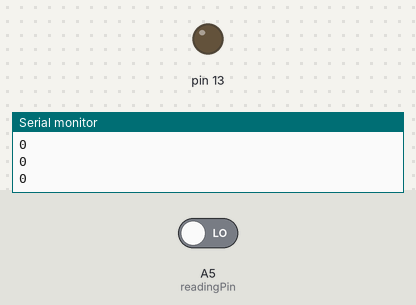
A sketch run on a simulated Arduino Uno, built with avr-gcc and run on an emulated ATmega328P. On the bench: output pins drawn as LEDs (lit = HIGH), the last lines printed to the serial monitor. Inputs (shaded band) come from the test bench; at power-on: A5 (readingPin) LOW.

Above: at 1.2 s.
1.3 s: A5 (readingPin) driven HIGH
At 2.3 s:
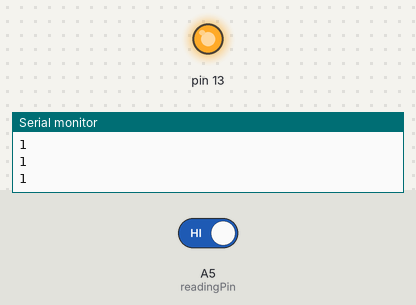
Timing chart, 0 to 4.3 s (numbered marks = the images above; inputs shaded):
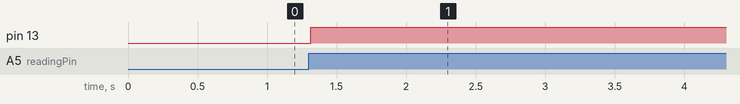

Measured:
- after the input at 1.3 s, pin 13: LOW → HIGH at once

The sketch:

toggleSwitch.ino
```cpp
int readingPin=A5;
int V;
int printDelay=10;
bool on=false;
bool lock;
int mode=1;

void setup() {
  // put your setup code here, to run once:
  pinMode(readingPin,INPUT);
  pinMode(13,OUTPUT);
  Serial.begin(9600);

}

void loop() {
  // put your main code here, to run repeatedly:
  V=digitalRead(readingPin);
  Serial.println(V);
  delay(printDelay);
  if (V == mode) {

    if (on==false && lock==false) {
    digitalWrite(13,HIGH);
    on=true;
    lock=true;
    }
    else if (on==true && lock==false) {
    digitalWrite(13,LOW);
    on=false;
    lock=true;
    }
  }
  if (V != mode) {
    lock=false;

  }
}
```
